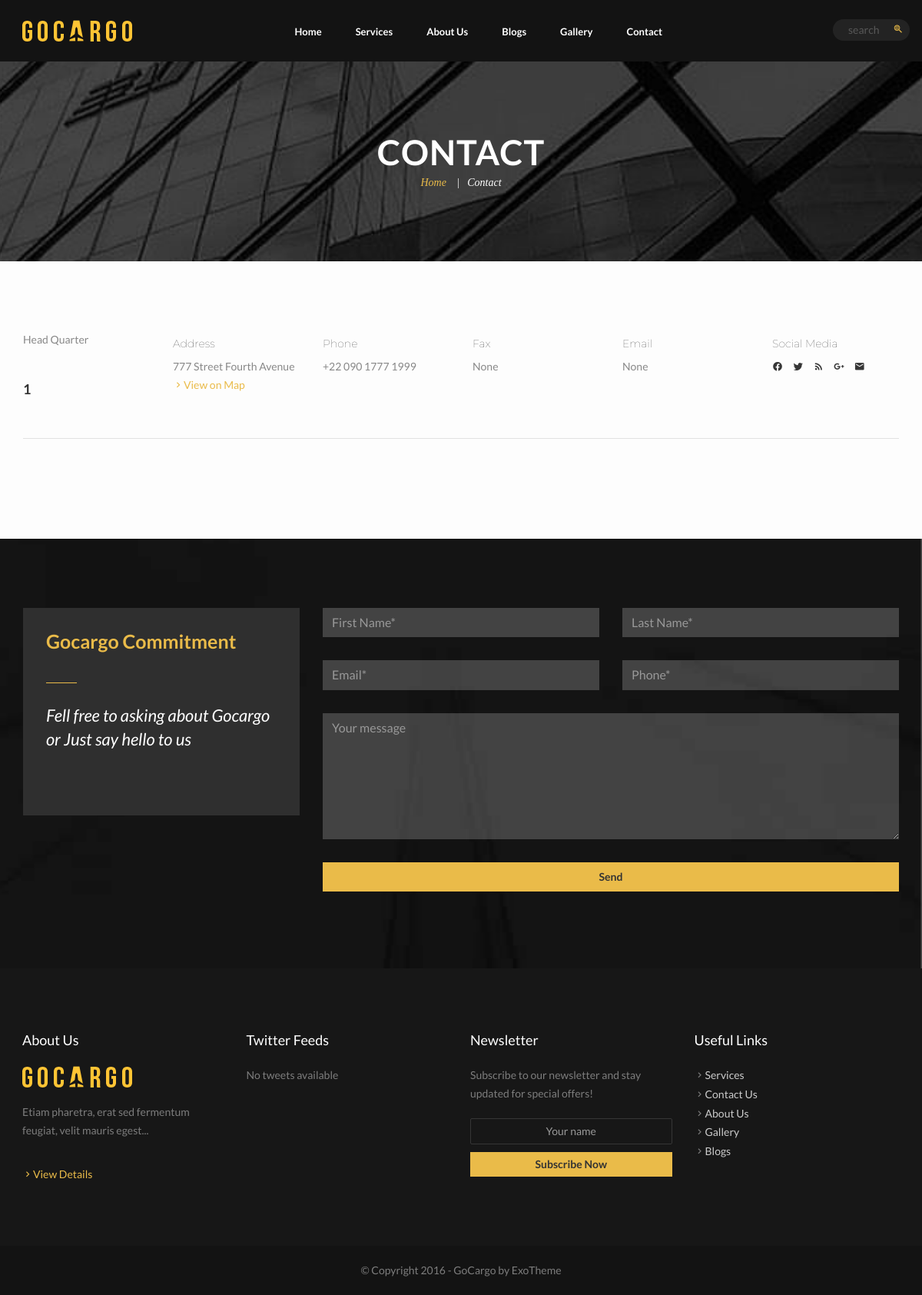
/en/contact, run on the app's committed database.
### app/models.py (models this page shows, shortened)
class Contact(models.Model):
    address_en = models.CharField(max_length=128)
    address_uz = models.CharField(max_length=128, blank=True, null=True)
    address_ru = models.CharField(max_length=128, blank=True, null=True)
    address_tk = models.CharField(max_length=128, blank=True, null=True)
    phone = models.CharField(max_length=128)
    opening_times_en = models.CharField(max_length=128, blank=True, null=True)
    opening_times_uz = models.CharField(max_length=128, blank=True, null=True)
    opening_times_ru = models.CharField(max_length=128, blank=True, null=True)
    opening_times_tk = models.CharField(max_length=128, blank=True, null=True)
    fax = models.CharField(max_length=128, blank=True, null=True)
    email = models.EmailField(blank=True, null=True)
    country_en = models.CharField(max_length=64)
    country_uz = models.CharField(max_length=64, blank=True, null=True)
    country_ru = models.CharField(max_length=64, blank=True, null=True)
    country_tk = models.CharField(max_length=64, blank=True, null=True)
    image = models.ImageField(blank=True, null=True)
    is_home_page = models.BooleanField(default=False)
    created_at = models.DateTimeField(auto_now_add=True)
    updated_at = models.DateTimeField(auto_now=True)

class Blog(models.Model):
    BLOG_TYPE = (
        ('blog', 'BLOG'),
        ('about', 'ABOUT'),
        ('client', 'CLIENT'),
        ('people', 'PEOPLE'),
        ('company', 'COMPANY'),
        ('career', 'CAREER'),
        ('faq', 'FAQ')
    )
    title_en = models.CharField(max_length=255)
    title_uz = models.CharField(max_length=255, blank=True, null=True)
    title_ru = models.CharField(max_length=255, blank=True, null=True)
    title_tk = models.CharField(max_length=255, blank=True, null=True)
    description_en = RichTextUploadingField(blank=True, null=True)
    description_uz = RichTextUploadingField(blank=True, null=True)
    description_ru = RichTextUploadingField(blank=True, null=True)
    description_tk = RichTextUploadingField(blank=True, null=True)
    is_home = models.BooleanField(default=False)
    status = models.BooleanField(default=True)
    image = models.ImageField(blank=True, null=True)
    type = models.CharField(choices=BLOG_TYPE, default='blog', max_length=64)
    created_at = models.DateTimeField(auto_now_add=True)
    updated_at = models.DateTimeField(auto_now=True)

### app/views.py (the view, shortened to what this page needs)
# urls.py: path('contact', ContactPageView.as_view(), name='contact'),
class ContactPageView(CreateView):
    queryset = Comment.objects.all()
    template_name = 'contact.html'
    form_class = CommentCreateForms
    def get_context_data(self, **kwargs):
        context = super(ContactPageView, self).get_context_data(**kwargs)
        context['contacts'] = Contact.objects.all()
        context['about'] = Blog.objects.filter(type='about').first()
        return context

### app/templates/contact.html (shortened to what this page needs)
<!DOCTYPE html>
{% extends 'base.html' %}
{% load static i18n %}
{% block body %}
<section id="subheader" class="page-contact no-bottom" data-stellar-background-ratio="0.5">
    <div class="inner">
        <div class="container">
            <div class="row">
                <div class="col-md-12">
                    <h1>Contact</h1>
                    <div class="crumb">
                        <ul>
                            <li><a href="index.html">{% trans 'Home' %}</a></li>
                            <li>{% trans 'Contact' %}</li>
                        </ul>
                    </div>
                </div>
            </div>
        </div>
    </div>
</section>
<div id="content" class="no-top no-bottom">
    <section>
        <div class="container">
            <div class="row">
                <div class="col-md-12">
                    {% for contact in contacts %}
                    <div class="expand-box location">
                        <div class="inner">
                            <div class="row">
                                <div class="col-md-2">
                                    {% trans 'Head Quarter' %}
                                    <h3><br>
                                        {% if LANGUAGE_CODE == 'uz' %}
                                        {{contact.country_uz}}
                                        {% elif LANGUAGE_CODE == 'ru' %}
                                        {{contact.country_ru}}
                                        {% elif LANGUAGE_CODE == 'tk' %}
                                        {{contact.country_tk}}
                                        {% else %}
                                        {{contact.country_en}}
                                        {% endif %}</h3>
                                </div>
                                <div class="col-md-2">
                                    <h5>{% trans 'Address'%}</h5>
                                    {% if LANGUAGE_CODE == 'uz' %}
                                    {{contact.address_uz}}
                                    {% elif LANGUAGE_CODE == 'ru' %}
                                    {{contact.address_ru}}
                                    {% elif LANGUAGE_CODE == 'tk' %}
                                    {{contact.address_tk}}
                                    {% else %}
                                    {{contact.address_en}}
                                    {% endif %}
                                    <br>
                                    <span class="btn-arrow btn-open-map"><span class="mdi mdi-chevron-right">View on Map</span></span>
                                </div>
                                <div class="col-md-2">
                                    <h5>{% trans 'Phone' %}</h5>
                                    {{contact.phone}}<br>
                                </div>
                                <div class="col-md-2">
                                    <h5>{% trans 'Fax' %}</h5>
                                    {{contact.fax}}<br>
                                </div>
                                <div class="col-md-2">
                                    <h5>{% trans 'Email'%}</h5>
                                    {{contact.email}}
                                </div>
                                <div class="col-md-2">
                                    <h5>{% trans 'Social Media'%}</h5>
                                    <div class="social">
                                        <a href="#"><i class="mdi mdi-facebook"></i></a>
                                        <a href="#"><i class="mdi mdi-twitter"></i></a>
                                        <a href="#"><i class="mdi mdi-rss"></i></a>
                                        <a href="#"><i class="mdi mdi-google-plus"></i></a>
                                        <a href="#"><i class="mdi mdi-email"></i></a>
                                    </div>
                                </div>
                            </div>
                        </div>
                    </div>
                    {% endfor %}
                </div>
            </div>
        </div>
    </section>
    <section id="section-contact-form">
        <div class="container">
            <div class="row">
                <div class="col-md-4">
                    <div class="light-text">
                        <div class="bg-2 padding30">
                            <h2 class="id-color">Gocargo Commitment</h2>
                            <div class="tiny-border"></div>
                            <p class="lead big">
                                <i>Fell free to asking about Gocargo or Just say hello to us </i>
                            </p>
                            <div class="text-center">
                            </div>
                        </div>
                    </div>
                </div>
                <div class="col-md-8">
                    <form id="contact" class="row form-transparent" name="form1" method="post" action="">
                        <div class="col-md-6">
                            <input type="text" class="form-control" name="name" id="name" placeholder="First Name*"/>
                        </div>
                        <div class="col-md-6">
                            <input type="text" class="form-control" name="last_name" id="last_name"
                                   placeholder="Last Name*"/></div>
                        <div class="col-md-6">
                            <input type="text" class="form-control" name="email" id="email" placeholder="Email*"/>
                        </div>
                        <div class="col-md-6">
                            <input type="text" class="form-control" name="phone" id="phone" placeholder="Phone*"/>
                        </div>
                        <div class="col-md-12">
                            <textarea cols="10" rows="10" name="message" id="message" class="form-control"
                                      placeholder="Your message"></textarea>
                        </div>
                        <div class="col-md-12">
                            <p id="btnsubmit">
                                <input onclick="myFunction()" type="submit" id="send" value="Send" class="btn btn-custom fullwidth"/>
                            </p>
                        </div>
                    </form>
                </div>
            </div>
        </div>
    </section>
</div>
{% endblock %}

### app/templates/base.html (shortened to what this page needs)
<!DOCTYPE html>
{% load static %}
{% load i18n tags %}
{% get_current_language as LANGUAGE_CODE %}
<html lang="en">
<head>
    <link href="{% static 'css/main.css' %}" rel="stylesheet" type="text/css">
    <link rel="stylesheet" href="{% static 'master/css/materialdesignicons.css'%}">
</head>
<body>
<div id="wrapper">
    <header>
        <div class="container">
            <div class="row">
                <div class="col-md-3">
                    <div id="logo">
                        <div class="inner">
                            <a href="{% url 'home' %}">
                                <img src="../../media/gallery/logo.png" alt="" class="logo-1">
                            </a>
                        </div>
                    </div>
                </div>
                <div class="col-md-9">
                    <nav id="mainmenu-container">
                        <ul id="mainmenu">
                            <li><a href="{% url 'home' %}">Home</a></li>
                            <li><a href="{% url 'services' %}">Services</a></li>
                            <li><a href="{% url 'about' %}">About Us</a></li>
                            <li><a href="{% url 'blogs' %}">Blogs</a></li>
                            <li><a href="{% url 'gallery' %}">Gallery</a></li>
                            <li><a href="{% url 'contact' %}">Contact</a></li>
                        </ul>
                    </nav>
                    <div class="search text-right">
                        <input type="text" name="search" id="search" placeholder="search">
                        <button type="submit" class="btn-search-icon">
                            <i class="mdi mdi-search-web"></i>
                        </button>
                    </div>
                </div>
            </div>
        </div>
    </header>
    {% block body %}
    {% endblock %}
    <footer class="sticky">
        <div class="container">
            <div class="row">
                <div class="col-md-3">
                    <div class="widget widget_tags">
                        <h3>About Us</h3>
                        <img src="img/logo.png" alt="" class="marginbottom20">
                        {% if LANGUAGE_CODE == 'uz' %}
                            {{ about.description_uz |safe |slice:":250"}}
                        {% elif LANGUAGE_CODE == 'ru' %}
                        {{ about.description_ru |safe |slice:":250"}}
                        {% elif LANGUAGE_CODE == 'tk' %}
                            {{ about.description_ru |safe |slice:":250"}}
                        {% else %}
                            {{ about.description_en |safe |slice:":250"}}
                        {% endif %}
                        <br>
                    <a href="{% url 'about' %}" class="btn-arrow id-color hover-light"><span class=""><i class="mdi mdi-chevron-right"></i>View Details</span></a>
                    </div>
                </div>
                <div class="col-md-3">
                    <div class="widget">
                        <h3>Twitter Feeds</h3>
                        <div id="tweecool" class="twitter-widget"></div>
                    </div>
                </div>
                <div class="col-md-3">
                    <div class="widget">
                        <h3>Newsletter</h3>
                        Subscribe to our newsletter and stay updated for special offers!
                        <div class="divider"></div>
                        <input type="text" class="form-control form-border text-center marginbottom10" name="email"
                               id="email" placeholder="Your name"/>
                        <input type="submit" id="send" value="Subscribe Now"
                               class="btn btn-custom padding10 width100p"/>
                    </div>
                </div>
                <div class="col-md-3">
                    <div class="widget">
                        <h3>Useful Links</h3>
                        <ul class="">
                            <li><i class="mdi mdi-chevron-right"></i><a href="{%url 'services' %}">Services</a></li>
                            <li><i class="mdi mdi-chevron-right"></i><a href="{%url 'contact' %}">Contact Us</a></li>
                            <li><i class="mdi mdi-chevron-right"></i><a href="{%url 'about' %}">About Us</a></li>
                            <li><i class="mdi mdi-chevron-right"></i><a href="{%url 'gallery' %}">Gallery</a></li>
                            <li><i class="mdi mdi-chevron-right"></i><a href="{%url 'blogs' %}">Blogs</a></li>
                        </ul>
                    </div>
                </div>
            </div>
        </div>
        <div class="subfooter">
            &copy; Copyright 2016 - GoCargo by ExoTheme
        </div>
    </footer>
</div>
</body>
</html>

### data on the page
Contact: country_en "1", address_en "777 Street Fourth Avenue", phone "+22 090 1777 1999", fax "None", email "None"
Blog: description_en "Etiam pharetra, erat sed fermentum feugiat, velit mauris egest..."
